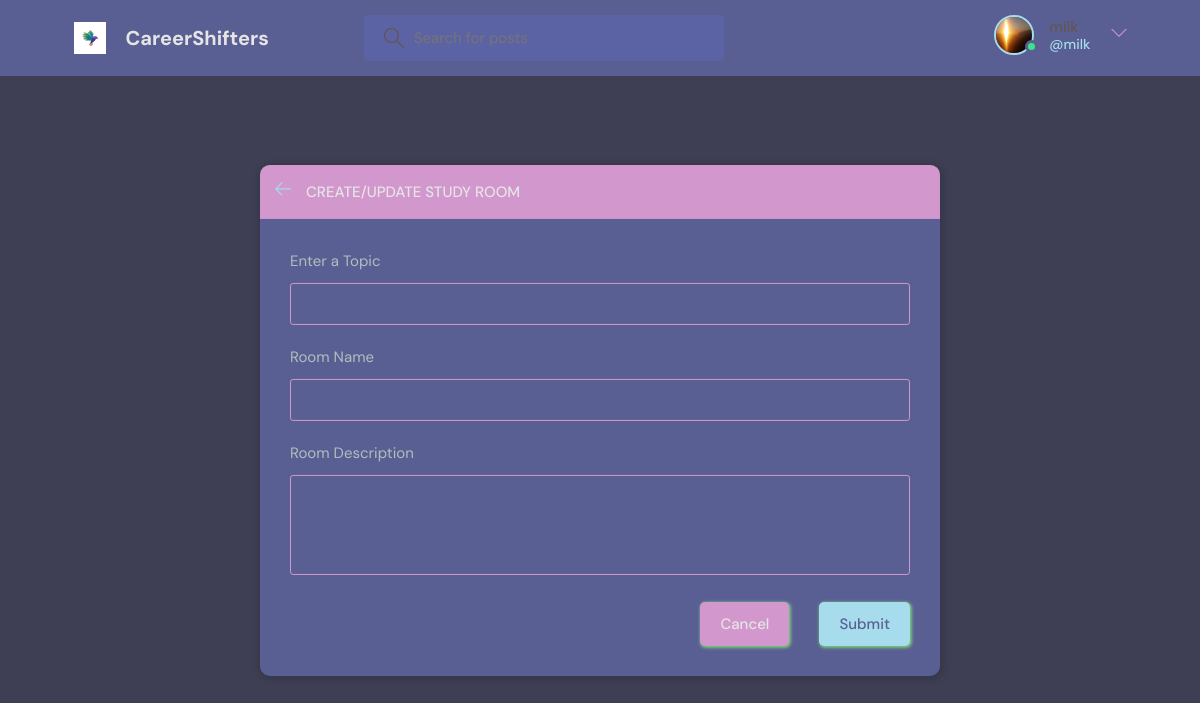
Page /create-room/ (signed in) on the committed database.
### base/models.py (models this page shows)
class User(AbstractUser):
    name = models.CharField(max_length=200, null=True)
    email = models.EmailField(unique=True, null=True)
    bio = models.TextField(null=True)
    avatar = models.ImageField(null=True, default="avatar.svg")
    USERNAME_FIELD = 'email'
    EMAIL_FIELD = 'email'
    REQUIRED_FIELDS =  ['username'] # added username, for super user

### base/views.py (the view, shortened to what this page needs)
# urls.py: path('create-room/', views.createRoom, name="create-room"),
def createRoom(request):
    form = RoomForm()
    topics = Topic.objects.all()
    context = {'form': form, 'topics': topics}
    return render(request, 'base/room_form.html', context)

### base/forms.py
class RoomForm(ModelForm):
    class Meta:
        model = Room
        fields = '__all__'
        exclude = ['host', 'participants']

### base/templates/base/room_form.html (shortened to what this page needs)
{% extends 'main.html' %}
{% block content %}
<main class="create-room layout">
  <div class="container">
    <div class="layout__box">
      <div class="layout__boxHeader">
        <div class="layout__boxTitle">
          <a href="{{request.META.HTTP_REFERER}}">
            <svg version="1.1" xmlns="http://www.w3.org/2000/svg" width="32" height="32" viewBox="0 0 32 32">
              <title>arrow-left</title>
              <path
                d="M13.723 2.286l-13.723 13.714 13.719 13.714 1.616-1.611-10.96-10.96h27.625v-2.286h-27.625l10.965-10.965-1.616-1.607z">
              </path>
            </svg>
          </a>
          <h3>Create/Update Study Room</h3>
        </div>
      </div>
      <div class="layout__body">
        <form class="form" action="" method="POST">
          <div class="form__group">
            <label for="room_topic">Enter a Topic</label>
            <input required type="text" value="{{topic.name}}" name="topic" list="topic-list" />
          </div>
          <div class="form__group">
            <label for="room_name">Room Name</label>
            {{form.name}}
          </div>
          <div class="form__group">
            <label for="room_description">Room Description</label>
            {{form.description}}
          </div>
          <div class="form__action">
            <a class="btn btn--dark" href="{{request.META.HTTP_REFERER}}">Cancel</a>
            <button class="btn btn--main" type="submit">Submit</button>
          </div>
        </form>
      </div>
    </div>
  </div>
</main>
{% endblock content %}

### templates/navbar.html (shortened to what this page needs)
{% load static %}
<header class="header header--loggedIn">
    <div class="container">
        <a href="{% url 'home' %}" class="header__logo">
            <img src="{% static 'images/logo.svg' %}" />
            <h1>CareerShifters</h1>
        </a>
        <form class="header__search" method="GET" action="{% url 'home' %}">
            <label>
                <input name="q" placeholder="Search for posts" />
            </label>
        </form>
        <nav class="header__menu">
            {% if request.user.is_authenticated %}
            <div class="header__user">
                <a href="{% url 'update-user' %}">
                    <div class="avatar avatar--medium active">
                        <img src="{{request.user.avatar.url}}" />
                    </div>
                    <p>{{request.user.username}} <span>@{{request.user.username}}</span></p>
                </a>
                <button class="dropdown-button">
                    <svg version="1.1" xmlns="http://www.w3.org/2000/svg" width="32" height="32" viewBox="0 0 32 32">
                        <title>chevron-down</title>
                        <path d="M16 21l-13-13h-3l16 16 16-16h-3l-13 13z"></path>
                    </svg>
                </button>
            </div>
            {% else %}
            <a href="{% url 'login' %}">
                <img src="{% static 'images/avatar.svg' %}" />
                <p>Login</p>
            </a>
            {% endif %}
        </nav>
    </div>
</header>

### rows in the picture
User: user.avatar (picture), user.username "milk"
